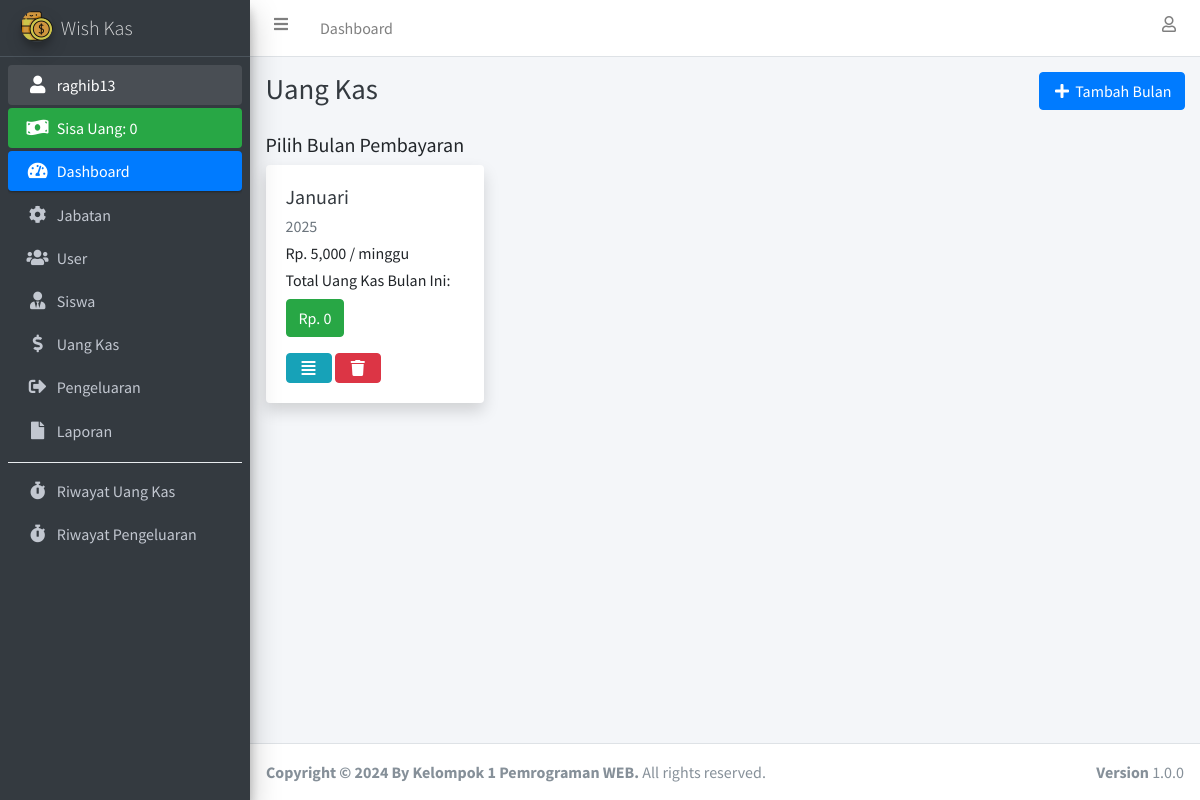
/uang_kas.php (signed in), run on the app's committed database.
### tables this page shows
CREATE TABLE `user` (
  `id_user` int(11) NOT NULL,
  `nama_lengkap` varchar(100) NOT NULL,
  `username` varchar(100) NOT NULL,
  `password` varchar(255) NOT NULL,
  `id_jabatan` int(11) NOT NULL
);

CREATE TABLE `bulan_pembayaran` (
  `id_bulan_pembayaran` int(11) NOT NULL,
  `nama_bulan` enum('januari','februari','maret','april','mei','juni','juli','agustus','september','oktober','november','desember') NOT NULL,
  `tahun` int(4) NOT NULL,
  `pembayaran_perminggu` int(11) NOT NULL
);

### connection.php (called while the page is built, shortened)
<?php
	$host		= "localhost";
	$username	= "root";
	$password	= "";
	$database   = "uang_kas";
	$conn 		= mysqli_connect($host, $username, $password, $database);
if (isset($_SESSION['id_user'])) {
	function dataUser() {
		global $conn;
		$id_user = $_SESSION['id_user'];
		return mysqli_fetch_assoc(mysqli_query($conn, "SELECT * FROM user INNER JOIN jabatan ON user.id_jabatan = jabatan.id_jabatan WHERE id_user = '$id_user'"));
	}
}

### uang_kas.php (the view, shortened to what this page needs)
<?php
  require 'connection.php';
  $bulan_pembayaran = mysqli_query($conn, "SELECT * FROM bulan_pembayaran ORDER BY tahun ASC");
?>
<!DOCTYPE html>
<html>
<head>
  <?php include 'include/css.php'; ?>
</head>
<body class="hold-transition sidebar-mini layout-fixed">
<div class="wrapper">
  <?php include 'include/navbar.php'; ?>
  <?php include 'include/sidebar.php'; ?>
  <div class="content-wrapper">
    <div class="content-header">
      <div class="container-fluid">
        <div class="row justify-content-center mb-2">
          <div class="col-sm">
            <h1 class="m-0 text-dark">Uang Kas</h1>
          </div>
          <div class="col-sm text-right">
            <?php if ($_SESSION['id_jabatan'] !== '3'): ?>
              <button class="btn btn-primary" data-toggle="modal" data-target="#tambahBulanPembayaranModal"><i class="fas fa-fw fa-plus"></i> Tambah Bulan</button>
            <?php endif ?>
          </div>
        </div>
      </div>
    </div>
    <section class="content">
      <div class="container-fluid">
        <div class="row justify-content-center">
          <div class="col-lg text-left">
            <h5>Pilih Bulan Pembayaran</h5>
          </div>
        </div>
        <div class="row">
          <?php foreach ($bulan_pembayaran as $dbp): ?>
            <?php
              $id_bulan_pembayaran = $dbp['id_bulan_pembayaran'];
              $total_uang_kas_bulan_ini = mysqli_fetch_assoc(mysqli_query($conn, "SELECT sum(minggu_ke_1 + minggu_ke_2 + minggu_ke_3 + minggu_ke_4) as total_uang_kas_bulan_ini FROM uang_kas WHERE id_bulan_pembayaran = '$id_bulan_pembayaran'"));
              $total_uang_kas_bulan_ini = $total_uang_kas_bulan_ini['total_uang_kas_bulan_ini'];
            ?>
            <div class="col-lg-3">
              <div class="card shadow">
                <div class="card-body">
                  <h5><a href="detail_bulan_pembayaran.php?id_bulan_pembayaran=<?= $dbp['id_bulan_pembayaran']; ?>" class="text-dark"><?= ucwords($dbp['nama_bulan']); ?></a></h5>
                  <h6 class="text-muted"><?= $dbp['tahun']; ?></h6>
                  <h6>Rp. <?= number_format($dbp['pembayaran_perminggu']); ?> / minggu</h6>
                  <h6>Total Uang Kas Bulan Ini: <span class="my-2 btn btn-success">Rp. <?= number_format($total_uang_kas_bulan_ini); ?></span></h6>
                  <a href="detail_bulan_pembayaran.php?id_bulan_pembayaran=<?= $dbp['id_bulan_pembayaran']; ?>" class="btn btn-info"><i class="fas fa-fw fa-align-justify"></i></a>
                  <?php if ($_SESSION['id_jabatan'] == '1'): ?>
                    <a href="hapus_bulan_pembayaran.php?id_bulan_pembayaran=<?= $dbp['id_bulan_pembayaran']; ?>" class="btn btn-danger btn-delete" data-nama="<?= ucwords($dbp['nama_bulan']); ?> | <?= $dbp['tahun']; ?>"><i class="fas fa-fw fa-trash"></i></a>
                  <?php endif ?>
                </div>
              </div>
            </div>
          <?php endforeach ?>
        </div>
      </div>
    </section>
  </div>
  <footer class="main-footer">
    <strong>Copyright &copy; 2024 By Kelompok 1 Pemrograman WEB.</strong>
    All rights reserved.
    <div class="float-right d-none d-sm-inline-block">
      <b>Version</b> 1.0.0
    </div>
  </footer>
</div>
</body>
</html>

### include/sidebar.php
<?php
  $dataUser = dataUser();
  $jml_pengeluaran = mysqli_fetch_assoc(mysqli_query($conn, "SELECT sum(jumlah_pengeluaran) as jml_pengeluaran FROM pengeluaran"));
  $jml_pengeluaran = $jml_pengeluaran['jml_pengeluaran'];
  $jml_uang_kas = mysqli_fetch_assoc(mysqli_query($conn, "SELECT sum(minggu_ke_1 + minggu_ke_2 + minggu_ke_3 + minggu_ke_4) as jml_uang_kas FROM uang_kas"));
  $jml_uang_kas = $jml_uang_kas['jml_uang_kas'];
?>
<aside class="main-sidebar sidebar-dark-primary elevation-4">
  <a href="index.php" class="brand-link">
    <img src="assets/img/img_properties/logountara.png" alt="AdminLTE Logo" class="brand-image img-circle elevation-3" style="opacity: .8">
    <span class="brand-text font-weight-light">Wish Kas</span>
  </a>
  <div class="sidebar">
    <nav class="mt-2">
      <ul class="nav nav-pills nav-sidebar flex-column" data-widget="treeview" role="menu" data-accordion="false">
        <li class="nav-item has-treeview menu-open">
          <a href="profile.php" class="nav-link"><i class="nav-icon fas fa-fw fa-user"></i> <p><?= $dataUser['username']; ?></p></a>
        </li>
        <li class="nav-item">
          <div class="bg-success nav-link text-white">
            <i class="nav-icon fas fa-money-bill-wave"></i>
            <p>
              Sisa Uang: <?= number_format($jml_uang_kas - $jml_pengeluaran); ?>
            </p>
          </div>
        </li>
        <li class="nav-item has-treeview menu-open">
          <a href="index.php" class="nav-link active">
            <i class="nav-icon fas fa-tachometer-alt"></i>
            <p>
              Dashboard
            </p>
          </a>
        </li>
        <?php if ($dataUser['id_jabatan'] == '1'): ?>
          <li class="nav-item">
            <a href="jabatan.php" class="nav-link">
              <i class="nav-icon fas fa-cog"></i>
              <p>
                Jabatan
              </p>
            </a>
          </li>
          <li class="nav-item">
            <a href="user.php" class="nav-link">
              <i class="nav-icon fas fa-users"></i>
              <p>
                User
              </p>
            </a>
          </li>
        <?php endif ?>
        <li class="nav-item">
          <a href="siswa.php" class="nav-link">
            <i class="fas fa-user-tie nav-icon"></i>
            <p>Siswa</p>
          </a>
        </li>
        <li class="nav-item">
          <a href="uang_kas.php" class="nav-link">
            <i class="fas fa-dollar-sign nav-icon"></i>
            <p>Uang Kas</p>
          </a>
        </li>
        <li class="nav-item">
          <a href="pengeluaran.php" class="nav-link">
            <i class="fas fa-sign-out-alt nav-icon"></i>
            <p>Pengeluaran</p>
          </a>
        </li>
        <li class="nav-item">
          <a href="laporan.php" class="nav-link">
            <i class="fas fa-file nav-icon"></i>
            <p>Laporan</p>
          </a>
        </li>
        <div class="dropdown-divider"></div>
        <li class="nav-item">
          <a href="riwayat.php" class="nav-link">
            <i class="fas fa-stopwatch nav-icon"></i>
            <p>Riwayat Uang Kas</p>
          </a>
        </li>
        <li class="nav-item">
          <a href="riwayat_pengeluaran.php" class="nav-link">
            <i class="fas fa-stopwatch nav-icon"></i>
            <p>Riwayat Pengeluaran</p>
          </a>
        </li>
      </ul>
    </nav>
  </div>
</aside>

### data on the page
user: username "raghib13"
bulan_pembayaran: nama_bulan "Januari", tahun "2025", pembayaran_perminggu "5,000", total_uang_kas_bulan_ini "0"

### other printed values
$jml_uang_kas - $jml_pengeluaran "0"
